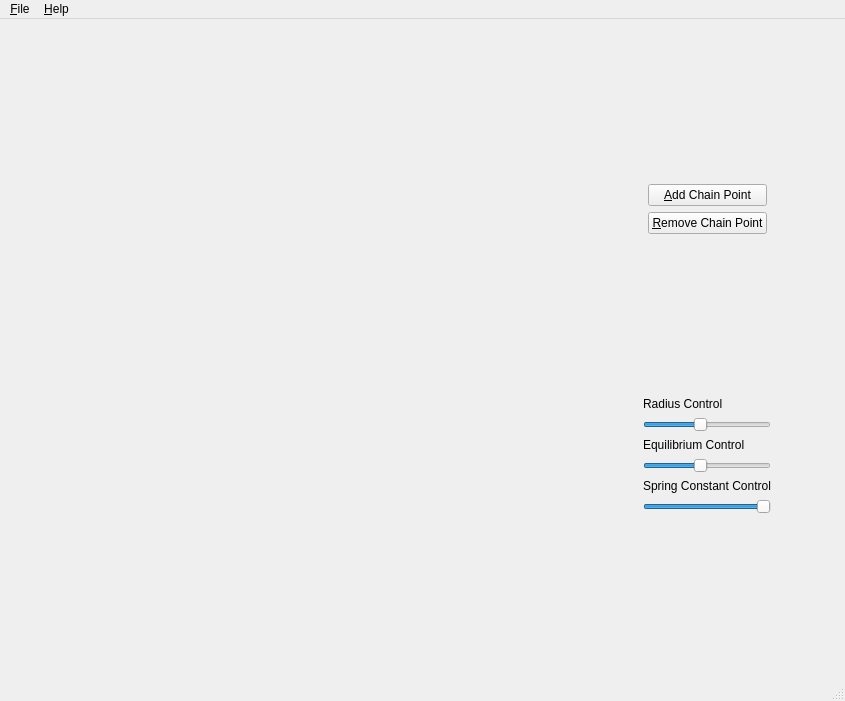
<?xml version="1.0" encoding="UTF-8"?>
<ui version="4.0">
 <class>MainWindow</class>
 <widget class="QMainWindow" name="MainWindow">
  <property name="geometry">
   <rect>
    <x>0</x>
    <y>0</y>
    <width>845</width>
    <height>701</height>
   </rect>
  </property>
  <property name="windowTitle">
   <string>glChain</string>
  </property>
  <property name="windowIcon">
   <iconset>
    <normaloff>Images/awesome.jpg</normaloff>Images/awesome.jpg</iconset>
  </property>
  <widget class="QWidget" name="centralwidget">
   <layout class="QHBoxLayout" name="horizontalLayout_3">
    <item>
     <layout class="QVBoxLayout" name="glContainer">
      <item>
       <spacer name="glSpacer">
        <property name="orientation">
         <enum>Qt::Horizontal</enum>
        </property>
        <property name="sizeHint" stdset="0">
         <size>
          <width>569</width>
          <height>20</height>
         </size>
        </property>
       </spacer>
      </item>
     </layout>
    </item>
    <item>
     <layout class="QVBoxLayout" name="verticalLayout_4">
      <item>
       <spacer name="verticalSpacer">
        <property name="orientation">
         <enum>Qt::Vertical</enum>
        </property>
        <property name="sizeHint" stdset="0">
         <size>
          <width>20</width>
          <height>40</height>
         </size>
        </property>
       </spacer>
      </item>
      <item>
       <layout class="QHBoxLayout" name="horizontalLayout">
        <item>
         <spacer name="horizontalSpacer_2">
          <property name="orientation">
           <enum>Qt::Horizontal</enum>
          </property>
          <property name="sizeHint" stdset="0">
           <size>
            <width>40</width>
            <height>20</height>
           </size>
          </property>
         </spacer>
        </item>
        <item>
         <layout class="QVBoxLayout" name="verticalLayout_5">
          <item>
           <widget class="QPushButton" name="addChainPoint">
            <property name="text">
             <string>&amp;Add Chain Point</string>
            </property>
           </widget>
          </item>
          <item>
           <widget class="QPushButton" name="removeChainPoint">
            <property name="text">
             <string>&amp;Remove Chain Point</string>
            </property>
           </widget>
          </item>
         </layout>
        </item>
        <item>
         <spacer name="horizontalSpacer_3">
          <property name="orientation">
           <enum>Qt::Horizontal</enum>
          </property>
          <property name="sizeHint" stdset="0">
           <size>
            <width>40</width>
            <height>20</height>
           </size>
          </property>
         </spacer>
        </item>
       </layout>
      </item>
      <item>
       <spacer name="verticalSpacer_3">
        <property name="orientation">
         <enum>Qt::Vertical</enum>
        </property>
        <property name="sizeHint" stdset="0">
         <size>
          <width>20</width>
          <height>40</height>
         </size>
        </property>
       </spacer>
      </item>
      <item>
       <layout class="QHBoxLayout" name="horizontalLayout_2">
        <item>
         <spacer name="horizontalSpacer">
          <property name="orientation">
           <enum>Qt::Horizontal</enum>
          </property>
          <property name="sizeHint" stdset="0">
           <size>
            <width>40</width>
            <height>20</height>
           </size>
          </property>
         </spacer>
        </item>
        <item>
         <layout class="QVBoxLayout" name="verticalLayout_3">
          <item>
           <layout class="QVBoxLayout" name="verticalLayout">
            <item>
             <widget class="QLabel" name="labelRadius">
              <property name="text">
               <string>Radius Control</string>
              </property>
             </widget>
            </item>
            <item>
             <widget class="QSlider" name="radius">
              <property name="minimum">
               <number>5</number>
              </property>
              <property name="maximum">
               <number>30</number>
              </property>
              <property name="value">
               <number>16</number>
              </property>
              <property name="orientation">
               <enum>Qt::Horizontal</enum>
              </property>
              <property name="invertedAppearance">
               <bool>false</bool>
              </property>
              <property name="tickPosition">
               <enum>QSlider::NoTicks</enum>
              </property>
             </widget>
            </item>
           </layout>
          </item>
          <item>
           <layout class="QVBoxLayout" name="verticalLayout_6">
            <item>
             <widget class="QLabel" name="labelEquib">
              <property name="text">
               <string>Equilibrium Control</string>
              </property>
             </widget>
            </item>
            <item>
             <widget class="QSlider" name="equib">
              <property name="minimum">
               <number>5</number>
              </property>
              <property name="maximum">
               <number>30</number>
              </property>
              <property name="value">
               <number>16</number>
              </property>
              <property name="orientation">
               <enum>Qt::Horizontal</enum>
              </property>
             </widget>
            </item>
           </layout>
          </item>
          <item>
           <layout class="QVBoxLayout" name="verticalLayout_2">
            <item>
             <widget class="QLabel" name="labelSpringConst">
              <property name="text">
               <string>Spring Constant Control</string>
              </property>
             </widget>
            </item>
            <item>
             <widget class="QSlider" name="spring">
              <property name="minimum">
               <number>1</number>
              </property>
              <property name="maximum">
               <number>50</number>
              </property>
              <property name="value">
               <number>50</number>
              </property>
              <property name="orientation">
               <enum>Qt::Horizontal</enum>
              </property>
             </widget>
            </item>
           </layout>
          </item>
         </layout>
        </item>
        <item>
         <spacer name="horizontalSpacer_4">
          <property name="orientation">
           <enum>Qt::Horizontal</enum>
          </property>
          <property name="sizeHint" stdset="0">
           <size>
            <width>40</width>
            <height>20</height>
           </size>
          </property>
         </spacer>
        </item>
       </layout>
      </item>
      <item>
       <spacer name="verticalSpacer_2">
        <property name="orientation">
         <enum>Qt::Vertical</enum>
        </property>
        <property name="sizeHint" stdset="0">
         <size>
          <width>20</width>
          <height>40</height>
         </size>
        </property>
       </spacer>
      </item>
     </layout>
    </item>
   </layout>
  </widget>
  <widget class="QMenuBar" name="menubar">
   <property name="geometry">
    <rect>
     <x>0</x>
     <y>0</y>
     <width>845</width>
     <height>28</height>
    </rect>
   </property>
   <widget class="QMenu" name="menuFile">
    <property name="title">
     <string>&amp;File</string>
    </property>
    <addaction name="actionQuit"/>
   </widget>
   <widget class="QMenu" name="menuHelp">
    <property name="title">
     <string>&amp;Help</string>
    </property>
    <addaction name="actionAbout"/>
   </widget>
   <addaction name="menuFile"/>
   <addaction name="menuHelp"/>
  </widget>
  <widget class="QStatusBar" name="statusbar"/>
  <action name="actionQuit">
   <property name="text">
    <string>&amp;Quit</string>
   </property>
  </action>
  <action name="actionAbout">
   <property name="text">
    <string>About</string>
   </property>
  </action>
 </widget>
 <resources/>
 <connections/>
</ui>
